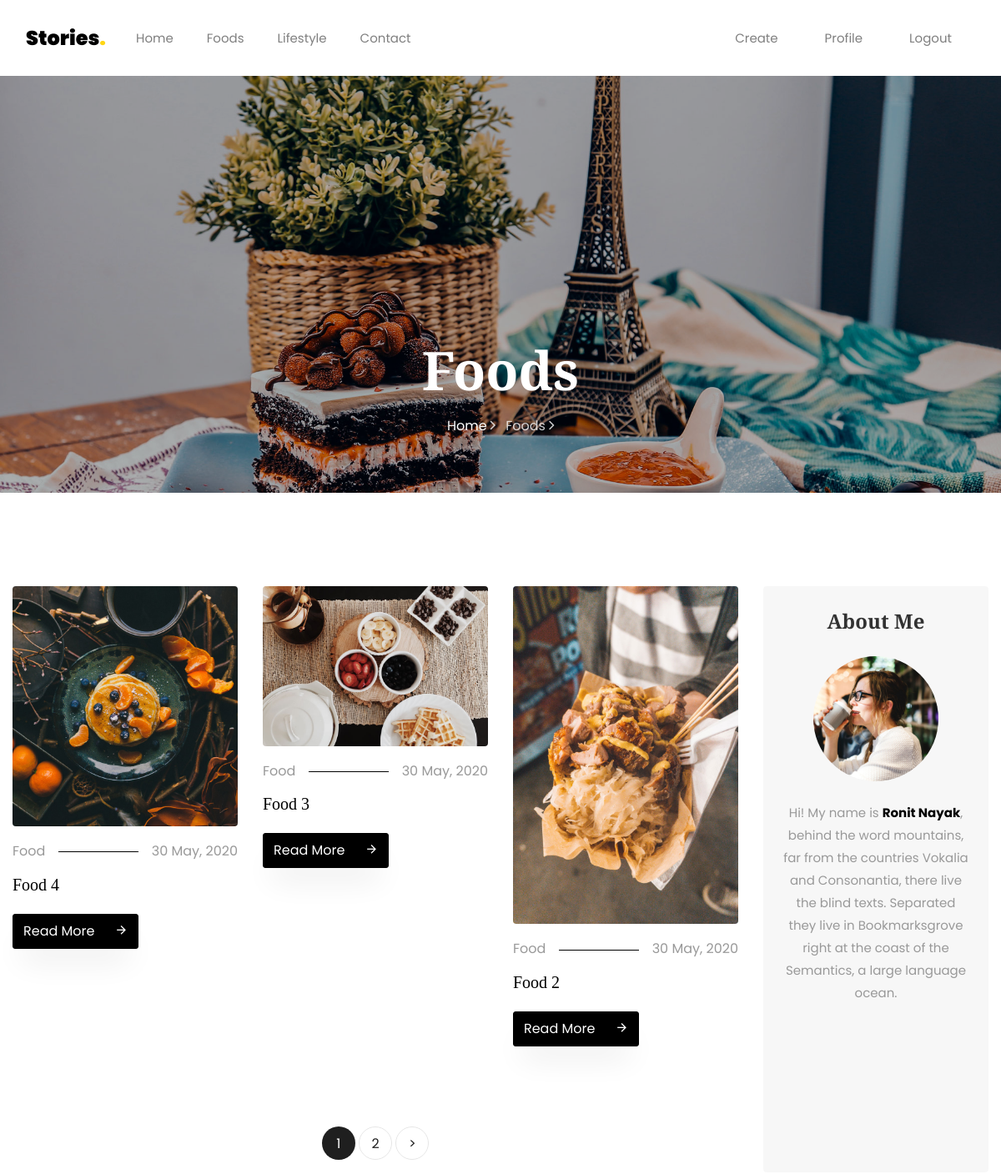
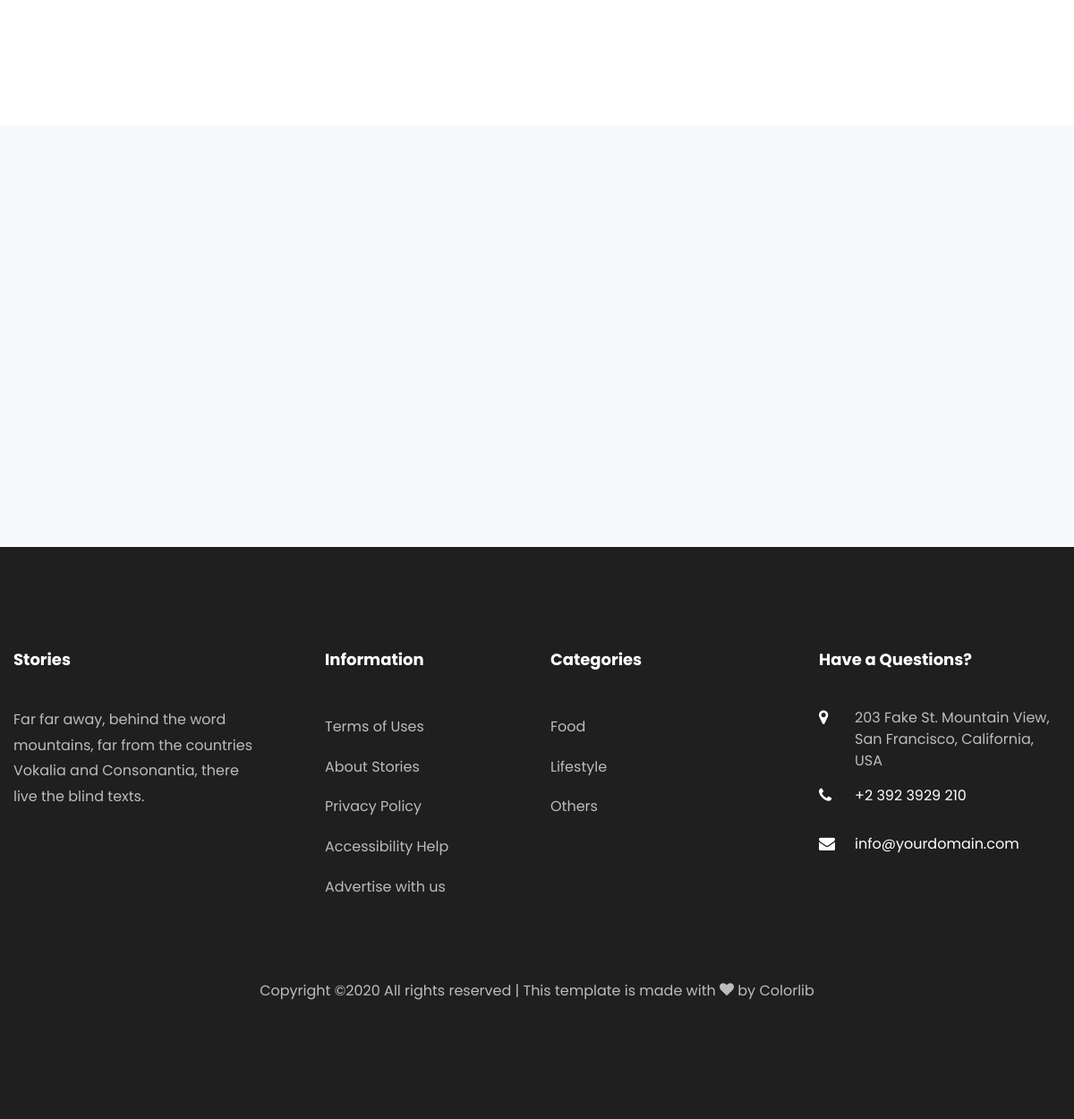
Page /foods/ (signed in) on the committed database (2 pictures, top to bottom).
### MyApp/models.py (models this page shows, shortened)
class Post(models.Model):
    CATEGORY = (
        ('Food', 'Food'),
        ('Lifestyle', 'Lifestyle'),
        ('Others', 'Others')
    )
    author = models.ForeignKey(User, on_delete=models.CASCADE)
    title = models.CharField(max_length=200)
    is_featured = models.BooleanField(default=False)
    content = models.TextField()
    image = models.ImageField(default='default_post.jpg', upload_to='post_pics/')
    category = models.CharField(max_length=50, null=True, choices=CATEGORY)
    date_posted = models.DateTimeField(auto_now_add=True)

### MyApp/views.py (the view)
# urls.py: path('foods/', Foods.as_view(), name='foods'),
class Foods(LoginRequiredMixin, ListView):
    model = Post
    template_name = 'MyApp/foods.html'
    context_object_name = 'posts'
    paginate_by = 3
    queryset = Post.objects.filter(category='Food').order_by('-id')

### MyApp/templates/MyApp/foods.html (shortened to what this page needs)
{% extends 'MyApp/main.html' %}
{% load static %}
{% block content %}
<section class="hero-wrap hero-wrap-2" style="background-image: url({% static 'MyApp/images/bg_4.jpg' %});">
    <div class="overlay"></div>
    <div class="container">
        <div class="row no-gutters slider-text align-items-end justify-content-center">
            <div class="col-md-9 ftco-animate pb-5 text-center">
                <h1 class="mb-3 bread">Foods</h1>
                <p class="breadcrumbs"><span class="mr-2"><a href="{% url 'index' %}">Home <i
                        class="ion-ios-arrow-forward"></i></a></span> <span>Foods <i
                        class="ion-ios-arrow-forward"></i></span></p>
            </div>
        </div>
    </div>
</section>
<section class="ftco-section">
    <div class="container">
        <div class="row">
            <div class="col-lg-9">
                <div class="row">
                    {% for post in posts %}
                        <div class="col-md-4 ftco-animate">
                            <div class="blog-entry">
                                <a href="single.html" class="img-2"><img
                                        src="{{ post.image.url }}" class="img-fluid"
                                        alt="Colorlib Template"></a>
                                <div class="text pt-3">
                                    <p class="meta d-flex"><span class="pr-3">{{ post.category }}</span><span
                                            class="ml-auto pl-3">{{ post.date_posted|date:"d F, Y" }}</span>
                                    </p>
                                    <h3><a href="single.html">{{ post.title }}</a></h3>
                                    <p class="mb-0"><a href="{% url 'post_detail' post.id %}"
                                                       class="btn btn-black py-2">Read More<span
                                            class="icon-arrow_forward ml-4"></span></a></p>
                                </div>
                            </div>
                        </div>
                    {% endfor %}
                </div>
                <div class="row mt-5">
                    <div class="col text-center">
                        <div class="block-27">
                            {% if is_paginated %}
                                <ul>
                                    {% for i in paginator.page_range %}
                                        {% if page_obj.number == i %}
                                            <li class="active"><a href="?page={{ i }}">{{ i }}</a></li>
                                        {% elif i > page_obj.number|add:'-3' and i < page_obj.number|add:'3' %}
                                            <li><a href="?page={{ i }}">{{ i }}</a></li>
                                        {% endif %}
                                    {% endfor %}
                                    {% if page_obj.has_next %}
                                        <li><a href="?page={{ page_obj.next_page_number }}">&gt;</a></li>
                                    {% endif %}
                                </ul>
                            {% endif %}
                        </div>
                    </div>
                </div>
            </div>
            <div class="col-lg-3">
                <div class="sidebar-wrap">
                    {% include 'MyApp/about_me.html' %}
                </div>
            </div>
        </div>
    </div>
</section>
{% include 'MyApp/newsletter.html' %}
{% endblock content %}

### MyApp/templates/MyApp/main.html (shortened to what this page needs)
{% load static %}
<!DOCTYPE html>
<html lang="en">
<head>
    <link rel="stylesheet" href="{% static 'MyApp/css/open-iconic-bootstrap.min.css' %} ">
    <link rel="stylesheet" href="{% static 'MyApp/css/animate.css' %}">
    <link rel="stylesheet" href="{% static 'MyApp/css/owl.carousel.min.css' %}">
    <link rel="stylesheet" href="{% static 'MyApp/css/owl.theme.default.min.css' %}">
    <link rel="stylesheet" href="{% static 'MyApp/css/magnific-popup.css' %}">
    <link rel="stylesheet" href="{% static 'MyApp/css/aos.css' %}">
    <link rel="stylesheet" href="{% static 'MyApp/css/ionicons.min.css' %}">
    <link rel="stylesheet" href="{% static 'MyApp/css/flaticon.css' %}">
    <link rel="stylesheet" href="{% static 'MyApp/css/icomoon.css' %}">
    <link rel="stylesheet" href="{% static 'MyApp/css/style.css' %}">
</head>
<body>
{% include 'MyApp/navbar.html' %}
{% block content %}{% endblock %}
{% include 'MyApp/footer.html' %}
</body>
</html>

### MyApp/templates/MyApp/navbar.html (shortened to what this page needs)
{% load static %}
<nav class="navbar navbar-expand-lg navbar-dark bg-dark ftco-navbar-light" id="ftco-navbar">
    <div class="container">
        <a class="navbar-brand" href="{% url 'index' %}">Stories<span>.</span></a>
        <div class="collapse navbar-collapse" id="ftco-nav">
            <ul class="navbar-nav mr-auto">
                <li class="nav-item active"><a href="{% url 'index' %}" class="nav-link">Home</a></li>
                <li class="nav-item active"><a href="{% url 'foods' %}" class="nav-link">Foods</a></li>
                <li class="nav-item active"><a href="{% url 'lifestyle' %}" class="nav-link">Lifestyle</a></li>
                <li class="nav-item active"><a href="{% url 'contact' %}" class="nav-link">Contact</a></li>
            </ul>
            <ul class="navbar-nav ml-auto">
                {% if user.is_authenticated %}
                    <li class="nav-item nav-link active"><a href="{% url 'post_create' %}" class="nav-link">Create</a></li>
                    <li class="nav-item nav-link active"><a href="{% url 'profile' %}" class="nav-link">Profile</a></li>
                    <li class="nav-item nav-link active"><a href="{% url 'logout' %}" class="nav-link">Logout</a></li>
                {% else %}
                    <li class="nav-item nav-link active"><a href="{% url 'login' %}" class="nav-link">Login</a></li>
                    <li class="nav-item nav-link active"><a href="{% url 'register' %}" class="nav-link">Register</a></li>
                {% endif %}
            </ul>
        </div>
    </div>
</nav>

### MyApp/templates/MyApp/about_me.html (shortened to what this page needs)
{% load static %}
<div class="sidebar-box p-4 about text-center ftco-animate">
    <h2 class="heading mb-4">About Me</h2>
    <img src="{% static 'MyApp/images/author.jpg' %}" class="img-fluid" alt="Colorlib Template">
    <div class="text pt-4">
        <p>Hi! My name is <strong>Ronit Nayak</strong>, behind the word mountains, far from the
            countries Vokalia and Consonantia, there live the blind texts. Separated they live
            in
            Bookmarksgrove right at the coast of the Semantics, a large language ocean.</p>
    </div>
</div>

### MyApp/templates/MyApp/newsletter.html (shortened to what this page needs)
{% load static %}
<section class="ftco-subscribe ftco-section bg-light">
        <div class="overlay">
            <div class="container">
                <div class="row d-flex justify-content-center">
                </div>
            </div>
        </div>
    </section>

### MyApp/templates/MyApp/footer.html (shortened to what this page needs)
{% load static %}
<footer class="ftco-footer ftco-footer-2 ftco-section">
    <div class="container">
        <div class="row mb-5">
            <div class="col-md">
                <div class="ftco-footer-widget mb-4">
                    <h2 class="ftco-heading-2">Stories</h2>
                    <p>Far far away, behind the word mountains, far from the countries Vokalia and Consonantia, there
                        live the blind texts.</p>
                    <ul class="ftco-footer-social list-unstyled float-md-left float-lft mt-5">
                    </ul>
                </div>
            </div>
            <div class="col-md">
                <div class="ftco-footer-widget mb-4 ml-md-5">
                    <h2 class="ftco-heading-2">Information</h2>
                    <ul class="list-unstyled">
                        <li><a href="#" class="py-2 d-block">Terms of Uses</a></li>
                        <li><a href="#" class="py-2 d-block">About Stories</a></li>
                        <li><a href="#" class="py-2 d-block">Privacy Policy</a></li>
                        <li><a href="#" class="py-2 d-block">Accessibility Help</a></li>
                        <li><a href="#" class="py-2 d-block">Advertise with us</a></li>
                    </ul>
                </div>
            </div>
            <div class="col-md">
                <div class="ftco-footer-widget mb-4">
                    <h2 class="ftco-heading-2">Categories</h2>
                    <ul class="list-unstyled">
                        <li><a href="#" class="py-2 d-block">Food</a></li>
                        <li><a href="#" class="py-2 d-block">Lifestyle</a></li>
                        <li><a href="#" class="py-2 d-block">Others</a></li>
                    </ul>
                </div>
            </div>
            <div class="col-md">
                <div class="ftco-footer-widget mb-4">
                    <h2 class="ftco-heading-2">Have a Questions?</h2>
                    <div class="block-23 mb-3">
                        <ul>
                            <li><span class="icon icon-map-marker"></span><span class="text">203 Fake St. Mountain View, San Francisco, California, USA</span>
                            </li>
                            <li><a href="#"><span class="icon icon-phone"></span><span
                                    class="text">+2 392 3929 210</span></a></li>
                            <li><a href="#"><span class="icon icon-envelope"></span><span class="text">info@yourdomain.com</span></a>
                            </li>
                        </ul>
                    </div>
                </div>
            </div>
        </div>
        <div class="row">
            <div class="col-md-12 text-center">
                <p>
                    Copyright &copy;<script>document.write(new Date().getFullYear().toString());</script>
                    All rights reserved | This template is made with <i class="icon-heart color-danger"
                                                                        aria-hidden="true"></i> by <a
                            href="https://colorlib.com" target="_blank">Colorlib</a>
                    </p>
            </div>
        </div>
    </div>
</footer>

### MyApp/static/MyApp/css/icomoon.css (style rules this page uses)
[class^="icon-"], [class*=" icon-"] { font-family: 'icomoon' !important; speak: none; font-style: normal; font-weight: normal; font-variant: normal; text-transform: none; line-height: 1; -webkit-font-smoothing: antialiased; -moz-osx-font-smoothing: grayscale; }
.icon-heart:before { content: "\f004"; }
.icon-map-marker:before { content: "\f041"; }
.icon-phone:before { content: "\f095"; }
.icon-envelope:before { content: "\f0e0"; }
.icon-arrow_forward:before { content: "\e5c8"; }

### rows in the picture
Post: image (picture), category "Food", date_posted "30 May, 2020", title "Food 4"
Post: image (picture), category "Food", date_posted "30 May, 2020", title "Food 3"
Post: image (picture), category "Food", date_posted "30 May, 2020", title "Food 2"

### other values in the picture
{{ i }} "1"
{{ i }} "2"
